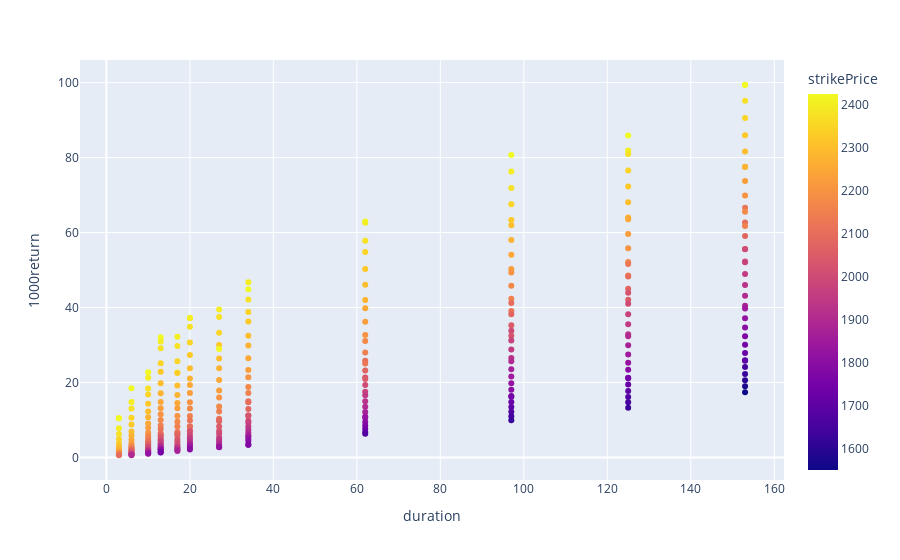

Notebook cell for this chart:
### Code cell
fig = px.scatter(df, x="duration", y="1000return", color="strikePrice", hover_data=["id", "apr", "strikePrice"])
fig.show()

### Figure 1 — Plotly figure (JSON) as saved in the notebook; plotly's stock layout.template omitted (floating-point values rounded to 4 significant figures; data arrays with more than 128 entries replaced by an {"elided": "..."} marker saying what was removed)
{"data": [{"customdata": {"elided": "324x3 mixed values"}, "hovertemplate": "duration=%{x}<br>1000return=%{y}<br>id=%{customdata[0]}<br>apr=%{customdata[1]}<br>strikePrice=%{marker.color}<extra></extra>", "legendgroup": "", "marker": {"color": {"elided": "324 int values"}, "coloraxis": "coloraxis", "symbol": "circle"}, "mode": "markers", "name": "", "orientation": "v", "showlegend": false, "type": "scatter", "x": {"elided": "324 int values"}, "xaxis": "x", "y": {"elided": "324 float values"}, "yaxis": "y"}], "layout": {"coloraxis": {"colorbar": {"title": {"text": "strikePrice"}}, "colorscale": [[0, "#0d0887"], [0.1111, "#46039f"], [0.2222, "#7201a8"], [0.3333, "#9c179e"], [0.4444, "#bd3786"], [0.5556, "#d8576b"], [0.6667, "#ed7953"], [0.7778, "#fb9f3a"], [0.8889, "#fdca26"], [1, "#f0f921"]]}, "legend": {"tracegroupgap": 0}, "margin": {"t": 60}, "xaxis": {"anchor": "y", "domain": [0, 1], "title": {"text": "duration"}}, "yaxis": {"anchor": "x", "domain": [0, 1], "title": {"text": "1000return"}}}}
